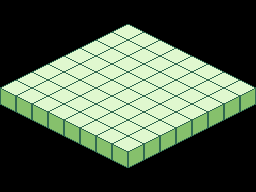

Tiled map render using the project's own tile images. Description and the whole map definition, tile-layer contents included, below:
An orthogonal 32x24 tile map with 8x8 px tiles, 2 tile layers (bg, Tile Layer 1).

<map version="1.2" tiledversion="1.2.2" orientation="orthogonal" renderorder="right-down" width="32" height="24" tilewidth="8" tileheight="8" infinite="0" nextlayerid="3" nextobjectid="1">
 <tileset firstgid="1" source="isometric-cubes.tsx" />
 <layer id="2" name="bg" width="32" height="24">
  <data encoding="csv">
65,65,65,65,65,65,65,65,65,65,65,65,65,65,65,65,65,65,65,65,65,65,65,65,65,65,65,65,65,65,65,65,
65,65,65,65,65,65,65,65,65,65,65,65,65,65,65,65,65,65,65,65,65,65,65,65,65,65,65,65,65,65,65,65,
65,65,65,65,65,65,65,65,65,65,65,65,65,65,65,65,65,65,65,65,65,65,65,65,65,65,65,65,65,65,65,65,
65,65,65,65,65,65,65,65,65,65,65,65,65,65,65,65,65,65,65,65,65,65,65,65,65,65,65,65,65,65,65,65,
65,65,65,65,65,65,65,65,65,65,65,65,65,65,65,65,65,65,65,65,65,65,65,65,65,65,65,65,65,65,65,65,
65,65,65,65,65,65,65,65,65,65,65,65,65,65,65,65,65,65,65,65,65,65,65,65,65,65,65,65,65,65,65,65,
65,65,65,65,65,65,65,65,65,65,65,65,65,65,65,65,65,65,65,65,65,65,65,65,65,65,65,65,65,65,65,65,
65,65,65,65,65,65,65,65,65,65,65,65,65,65,65,65,65,65,65,65,65,65,65,65,65,65,65,65,65,65,65,65,
65,65,65,65,65,65,65,65,65,65,65,65,65,65,65,65,65,65,65,65,65,65,65,65,65,65,65,65,65,65,65,65,
65,65,65,65,65,65,65,65,65,65,65,65,65,65,65,65,65,65,65,65,65,65,65,65,65,65,65,65,65,65,65,65,
65,65,65,65,65,65,65,65,65,65,65,65,65,65,65,65,65,65,65,65,65,65,65,65,65,65,65,65,65,65,65,65,
65,65,65,65,65,65,65,65,65,65,65,65,65,65,65,65,65,65,65,65,65,65,65,65,65,65,65,65,65,65,65,65,
65,65,65,65,65,65,65,65,65,65,65,65,65,65,65,65,65,65,65,65,65,65,65,65,65,65,65,65,65,65,65,65,
65,65,65,65,65,65,65,65,65,65,65,65,65,65,65,65,65,65,65,65,65,65,65,65,65,65,65,65,65,65,65,65,
65,65,65,65,65,65,65,65,65,65,65,65,65,65,65,65,65,65,65,65,65,65,65,65,65,65,65,65,65,65,65,65,
65,65,65,65,65,65,65,65,65,65,65,65,65,65,65,65,65,65,65,65,65,65,65,65,65,65,65,65,65,65,65,65,
65,65,65,65,65,65,65,65,65,65,65,65,65,65,65,65,65,65,65,65,65,65,65,65,65,65,65,65,65,65,65,65,
65,65,65,65,65,65,65,65,65,65,65,65,65,65,65,65,65,65,65,65,65,65,65,65,65,65,65,65,65,65,65,65,
65,65,65,65,65,65,65,65,65,65,65,65,65,65,65,65,65,65,65,65,65,65,65,65,65,65,65,65,65,65,65,65,
65,65,65,65,65,65,65,65,65,65,65,65,65,65,65,65,65,65,65,65,65,65,65,65,65,65,65,65,65,65,65,65,
65,65,65,65,65,65,65,65,65,65,65,65,65,65,65,65,65,65,65,65,65,65,65,65,65,65,65,65,65,65,65,65,
65,65,65,65,65,65,65,65,65,65,65,65,65,65,65,65,65,65,65,65,65,65,65,65,65,65,65,65,65,65,65,65,
65,65,65,65,65,65,65,65,65,65,65,65,65,65,65,65,65,65,65,65,65,65,65,65,65,65,65,65,65,65,65,65,
65,65,65,65,65,65,65,65,65,65,65,65,65,65,65,65,65,65,65,65,65,65,65,65,65,65,65,65,65,65,65,65
</data>
 </layer>
 <layer id="1" name="Tile Layer 1" width="32" height="24">
  <data encoding="csv">
0,0,0,0,0,0,0,0,0,0,0,0,0,0,0,0,0,0,0,0,0,0,0,0,0,0,0,0,0,0,0,0,
0,0,0,0,0,0,0,0,0,0,0,0,0,0,0,0,0,0,0,0,0,0,0,0,0,0,0,0,0,0,0,0,
0,0,0,0,0,0,0,0,0,0,0,0,0,0,0,0,0,0,0,0,0,0,0,0,0,0,0,0,0,0,0,0,
0,0,0,0,0,0,0,0,0,0,0,0,0,0,9,10,11,12,0,0,0,0,0,0,0,0,0,0,0,0,0,0,
0,0,0,0,0,0,0,0,0,0,0,0,9,10,76,26,27,73,3,4,0,0,0,0,0,0,0,0,0,0,0,0,
0,0,0,0,0,0,0,0,0,0,9,10,76,26,27,73,76,26,27,73,3,4,0,0,0,0,0,0,0,0,0,0,
0,0,0,0,0,0,0,0,9,10,76,26,27,73,76,26,27,73,76,26,27,73,3,4,0,0,0,0,0,0,0,0,
0,0,0,0,0,0,9,10,76,26,27,73,76,26,27,73,76,26,27,73,76,26,27,73,3,4,0,0,0,0,0,0,
0,0,0,0,9,10,76,26,27,73,76,26,27,73,76,26,27,73,76,26,27,73,76,26,27,73,3,4,0,0,0,0,
0,0,9,10,76,26,27,73,76,26,27,73,76,26,27,73,76,26,27,73,76,26,27,73,76,26,27,73,3,4,0,0,
9,10,76,26,27,73,76,26,27,73,76,26,27,73,76,26,27,73,76,26,27,73,76,26,27,73,76,26,27,73,3,4,
17,18,27,73,76,26,27,73,76,26,27,73,76,26,27,73,76,26,27,73,76,26,27,73,76,26,27,73,76,26,19,20,
33,34,17,18,27,73,76,26,27,73,76,26,27,73,76,26,27,73,76,26,27,73,76,26,27,73,76,26,19,20,35,36,
49,50,33,34,17,18,27,73,76,26,27,73,76,26,27,73,76,26,27,73,76,26,27,73,76,26,19,20,35,36,51,52,
0,0,49,50,33,34,17,18,27,73,76,26,27,73,76,26,27,73,76,26,27,73,76,26,19,20,35,36,51,52,0,0,
0,0,0,0,49,50,33,34,17,18,27,73,76,26,27,73,76,26,27,73,76,26,19,20,35,36,51,52,0,0,0,0,
0,0,0,0,0,0,49,50,33,34,17,18,27,73,76,26,27,73,76,26,19,20,35,36,51,52,0,0,0,0,0,0,
0,0,0,0,0,0,0,0,49,50,33,34,17,18,27,73,76,26,19,20,35,36,51,52,0,0,0,0,0,0,0,0,
0,0,0,0,0,0,0,0,0,0,49,50,33,34,17,18,19,20,35,36,51,52,0,0,0,0,0,0,0,0,0,0,
0,0,0,0,0,0,0,0,0,0,0,0,49,50,33,34,35,36,51,52,0,0,0,0,0,0,0,0,0,0,0,0,
0,0,0,0,0,0,0,0,0,0,0,0,0,0,49,50,51,52,0,0,0,0,0,0,0,0,0,0,0,0,0,0,
0,0,0,0,0,0,0,0,0,0,0,0,0,0,0,0,0,0,0,0,0,0,0,0,0,0,0,0,0,0,0,0,
0,0,0,0,0,0,0,0,0,0,0,0,0,0,0,0,0,0,0,0,0,0,0,0,0,0,0,0,0,0,0,0,
0,0,0,0,0,0,0,0,0,0,0,0,0,0,0,0,0,0,0,0,0,0,0,0,0,0,0,0,0,0,0,0
</data>
 </layer>
</map>
